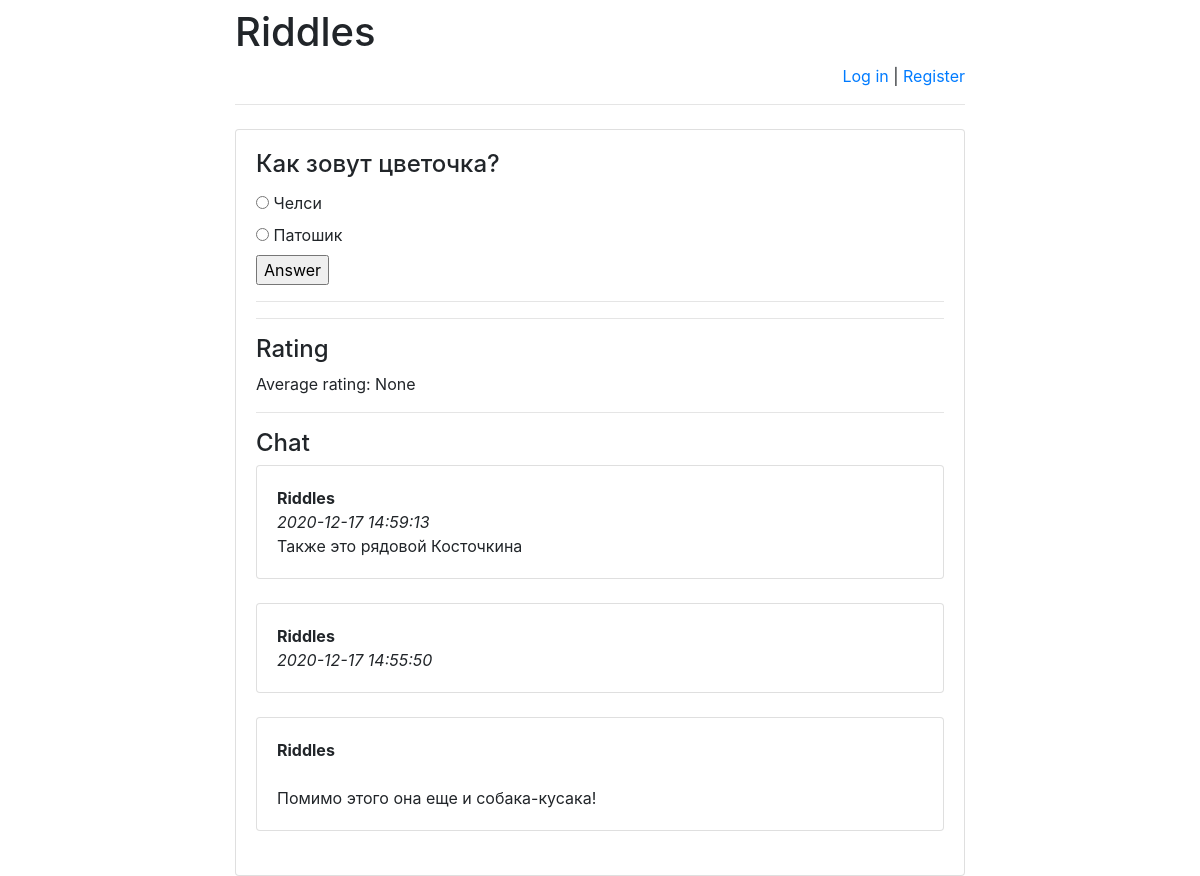
/riddles/2/, run on the app's committed database.
### riddles/models.py (models this page shows)
class Riddle(models.Model):
    riddle_text = models.CharField(max_length=255)
    pub_date = models.DateTimeField('date published')

class Option(models.Model):
    riddle = models.ForeignKey(Riddle, on_delete=models.CASCADE)
    text = models.CharField(max_length=255)
    correct = models.BooleanField(default=False)

class Message(models.Model):
    chat = models.ForeignKey(
        Riddle,
        verbose_name='Чат под загадкой',
        on_delete=models.CASCADE)
    author = models.ForeignKey(
        User,
        verbose_name='Пользователь', on_delete=models.CASCADE)
    message = models.TextField('Сообщение')
    pub_date = models.DateTimeField(
        'Дата сообщения',
        default=timezone.now)

### riddles/views.py (the view)
# urls.py: url(r'^([0-9]+)/$', views.detail, name='detail'),
def detail(request, riddle_id):
    error_message = None
    if "error_message" in request.GET:
        error_message = request.GET["error_message"]
    return render(
        request,
        "answer.html",
        {
            "riddle": get_object_or_404(
                Riddle, pk=riddle_id),
            "error_message": error_message,
            "latest_messages":
                Message.objects
                    .filter(chat_id=riddle_id)
                    .order_by('-pub_date')[:5],
            "already_rated_by_user":
                Mark.objects
                    .filter(author_id=request.user.id)
                    .filter(riddle_id=riddle_id)
                    .count(),
            "user_rating":
                Mark.objects
                    .filter(author_id=request.user.id)
                    .filter(riddle_id=riddle_id)
                    .aggregate(Avg('mark'))
                    ["mark__avg"],
            "avg_mark":
                Mark.objects
                    .filter(riddle_id=riddle_id)
                    .aggregate(Avg('mark'))
                    ["mark__avg"]
        }
    )

### templates/answer.html (shortened to what this page needs)
{% extends 'base.html' %}
{% block main %}
<h4 class="card-title">{{ riddle.riddle_text }}</h4>
<form action="answer/" method="post">
    {% for option in riddle.option_set.all %}
        <input type="radio" name="option"
            id="option{{ forloop.counter }}"
            value="{{ option.id }}"/>
        <label for="option{{ forloop.counter }}">
            {{ option.text }}
        </label><br>
    {% endfor %}
    <input type="submit" value="Answer"/>
</form>
<hr>
<hr>
<h4>Rating</h4>
    <p>Average rating:
        <span id="avg_mark_span">
            {{ avg_mark }}
        </span>
    </p>
<hr>
<h4>Chat</h4>
<div id="history">
    {% for message in latest_messages %}
        <div class="card">
        <div class="card-body">
            <strong>
                {{ message.author.username }}
            </strong>
            <br/>
            <em>
                {{ message.pub_date|date:'Y-m-d H:i:s' }}
            </em>
            <br/>
            {{ message.message }}
        </div>
        </div>
        <br/>
    {% endfor %}
</div>
{% endblock %}

### data on the page
Riddle: riddle_text "Как зовут цветочка?"
Option: text "Челси"
Option: text "Патошик"
Message: author.username "Riddles", pub_date "2020-12-17 14:59:13", message "Также это рядовой Косточкина"
Message: author.username "Riddles", pub_date "2020-12-17 14:55:50"
Message: author.username "Riddles", message "Помимо этого она еще и собака-кусака!"

### other printed values
{{ avg_mark }} "None"
